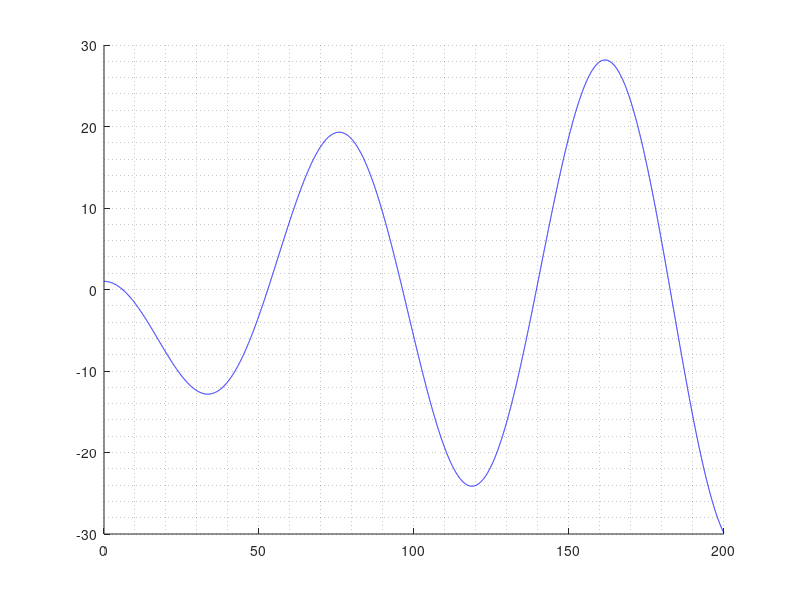

This chart was generated by the following MATLAB code: (Note: this script raises an error after producing the figure.)
load("J_roots.mat");
lambda = 15;
h = 20;
R = 0.073; 
M = 5;

f = @(alpha_n) besselj(0,alpha_n*R) - ...
    (lambda/h)*besselj(1,alpha_n*R).*alpha_n;

figure; hold on;
aa = 0:0.01:200;
plot(aa, f(aa), 'b'); hold on; grid minor;

alpha = zeros(M,1);

alpha(1) = bissec(f, 0, J0(1)/R);
alpha(2) = bissec(f, J1(1)/R, J0(2)/R);
for i = 3:2:M-1+mod(M,2)
   alpha(i) = bissec(f, J1(i-1)/R, J0(i)/R);
   alpha(i+1) = bissec(f, J1(i)/R, J0(i+1)/R);
end

plot(alpha, f(alpha), 'or', MarkerFaceColor='r');